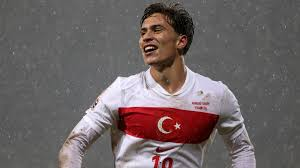
#> input picture OpenCV Uygulamalar/kenan.jpeg, 300 x 168 px, found by its file name
$ python NegatifYapma.py
#> lines starting #> are read from the running program, lines starting #| are printed output that depends on the picture
import cv2

img = cv2.imread(r"C:\Users\MUSA\Desktop\OpenCV Uygulamalar\kenan.jpeg")
#> img is the input picture: shape (168, 300, 3); mean B, G, R 100.8, 100.4, 110.2

negative = cv2.bitwise_not(img)
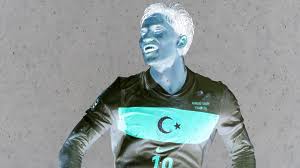
#> negative: shape (168, 300, 3); mean B, G, R 154.2, 154.6, 144.8
cv2.imshow("Negatif Goruntu", negative)

cv2.waitKey(0)
cv2.destroyAllWindows()

$ run again, with OpenCV Uygulamalar/MilliTakim.jpg copied over OpenCV Uygulamalar/kenan.jpeg
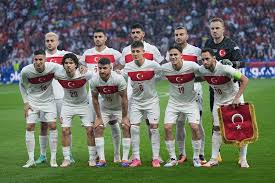
#> input picture OpenCV Uygulamalar/MilliTakim.jpg, 275 x 183 px, found by its file name
#> img is the input picture: shape (183, 275, 3); mean B, G, R 98.2, 112.5, 108.6
#> `negative = cv2.bitwise_not(img)`:
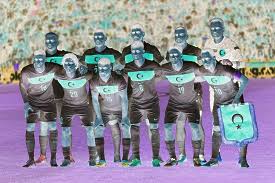
#> negative: shape (183, 275, 3); mean B, G, R 156.8, 142.5, 146.4
